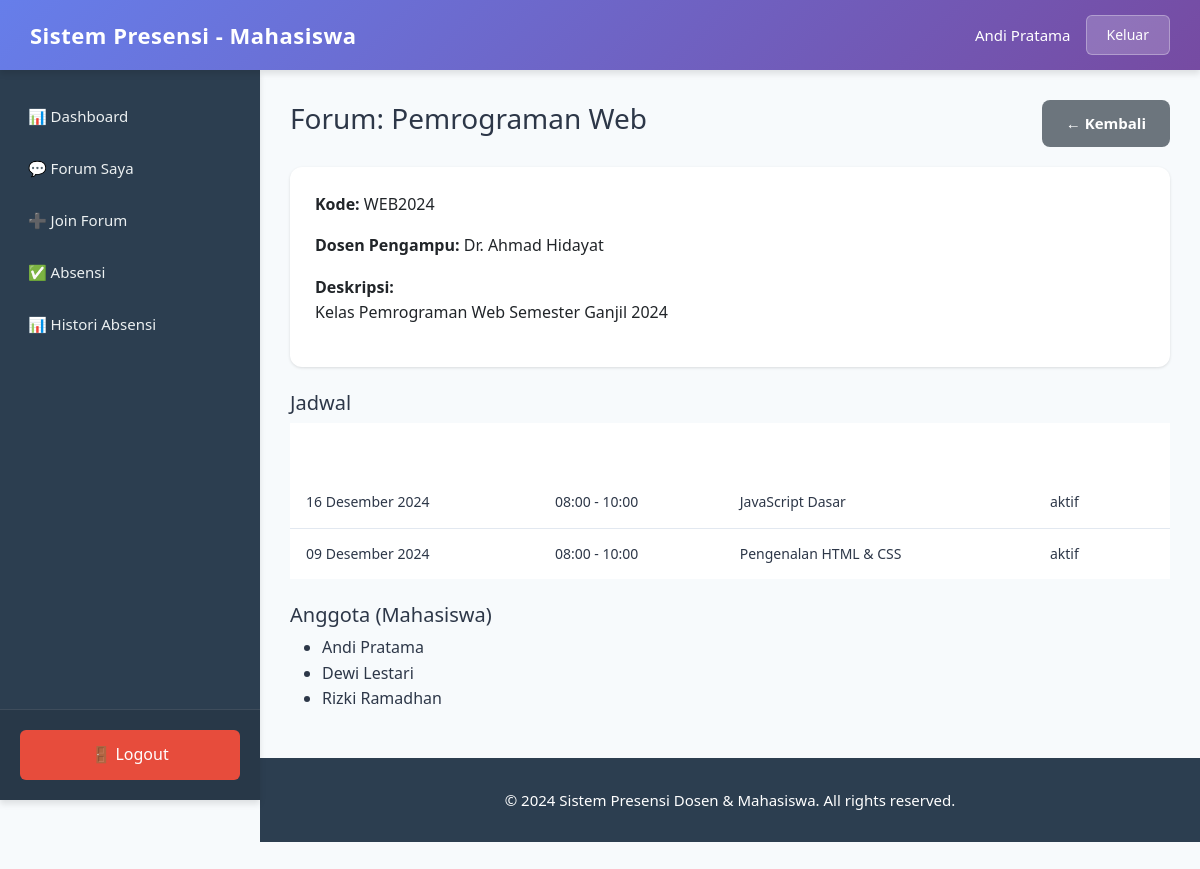
Page /mahasiswa/detail_forum.php?id=1 (signed in) on the committed database.
### tables this page shows
CREATE TABLE forums (
    id INT AUTO_INCREMENT PRIMARY KEY,
    kode_forum VARCHAR(20) NOT NULL UNIQUE,
    judul VARCHAR(100) NOT NULL,
    deskripsi TEXT,
    dosen_id INT,
    created_by INT,
    created_at TIMESTAMP DEFAULT CURRENT_TIMESTAMP,
    FOREIGN KEY (dosen_id) REFERENCES users(id) ON DELETE CASCADE,
    FOREIGN KEY (created_by) REFERENCES users(id) ON DELETE CASCADE
);

CREATE TABLE users (
    id INT AUTO_INCREMENT PRIMARY KEY,
    username VARCHAR(50) NOT NULL UNIQUE,
    password VARCHAR(255) NOT NULL,
    nama_lengkap VARCHAR(100) NOT NULL,
    email VARCHAR(100),
    nim_nip VARCHAR(20),
    role ENUM('admin', 'dosen', 'mahasiswa') NOT NULL,
    created_at TIMESTAMP DEFAULT CURRENT_TIMESTAMP
);

CREATE TABLE jadwal_absensi (
    id INT AUTO_INCREMENT PRIMARY KEY,
    forum_id INT NOT NULL,
    tanggal DATE NOT NULL,
    waktu_mulai TIME NOT NULL,
    waktu_selesai TIME NOT NULL,
    topik VARCHAR(200),
    status ENUM('aktif', 'selesai') DEFAULT 'aktif',
    created_by INT,
    created_at TIMESTAMP DEFAULT CURRENT_TIMESTAMP,
    FOREIGN KEY (forum_id) REFERENCES forums(id) ON DELETE CASCADE,
    FOREIGN KEY (created_by) REFERENCES users(id) ON DELETE CASCADE
);

### includes/functions.php (called while the page is built, shortened)
<?php
function formatTanggalIndo($date) {
    $bulan = array(
        1 => 'Januari', 'Februari', 'Maret', 'April', 'Mei', 'Juni',
        'Juli', 'Agustus', 'September', 'Oktober', 'November', 'Desember'
    );
    $split = explode('-', $date);
    return $split[2] . ' ' . $bulan[(int)$split[1]] . ' ' . $split[0];
}
function formatWaktu($time) {
    return date('H:i', strtotime($time));
}
?>

### mahasiswa/detail_forum.php (the view, shortened to what this page needs)
<?php
require_once __DIR__ . '/../config.php';
require_once __DIR__ . '/../includes/functions.php';
$mahasiswa_id = $_SESSION['user_id'];
$forum_id = intval($_GET['id'] ?? 0);
$stmt = $conn->prepare("SELECT f.*, u.nama_lengkap AS nama_dosen FROM forums f LEFT JOIN users u ON f.dosen_id = u.id WHERE f.id = ? LIMIT 1");
$stmt->bind_param('i', $forum_id);
$stmt->execute();
$forum = $stmt->get_result()->fetch_assoc();
$chk = $conn->prepare("SELECT id FROM forum_mahasiswa WHERE forum_id = ? AND mahasiswa_id = ? LIMIT 1");
$chk->bind_param('ii', $forum_id, $mahasiswa_id);
$chk->execute();
$joined = $chk->get_result()->num_rows > 0;
$stmt2 = $conn->prepare("SELECT * FROM jadwal_absensi WHERE forum_id = ? ORDER BY tanggal DESC, waktu_mulai DESC");
$stmt2->bind_param('i', $forum_id);
$stmt2->execute();
$jadwals = $stmt2->get_result();
$stmt3 = $conn->prepare("SELECT u.id, u.nama_lengkap FROM forum_mahasiswa fm JOIN users u ON fm.mahasiswa_id = u.id WHERE fm.forum_id = ? ORDER BY u.nama_lengkap");
$stmt3->bind_param('i', $forum_id);
$stmt3->execute();
$members = $stmt3->get_result();
include __DIR__ . '/../includes/header.php';
?>
<div class="page-wrapper">
  <div class="container">
    <div class="page-header">
      <h3>Forum: <?= htmlspecialchars($forum['judul']) ?></h3>
      <?php if (!$joined): ?>
        <form method="post" action="proses_join.php">
          <input type="hidden" name="forum_id" value="<?= $forum_id ?>">
          <button class="btn btn-primary">+ Join Forum</button>
        </form>
      <?php else: ?>
        <a href="../mahasiswa/forum.php" class="btn btn-secondary">← Kembali</a>
      <?php endif; ?>
    </div>
    <div class="card">
      <div class="card-body">
        <p><strong>Kode:</strong> <?= htmlspecialchars($forum['kode_forum']) ?></p>
        <p><strong>Dosen Pengampu:</strong> <?= htmlspecialchars($forum['nama_dosen']) ?></p>
        <p><strong>Deskripsi:</strong><br><?= nl2br(htmlspecialchars($forum['deskripsi'])) ?></p>
      </div>
    </div>
    <h5 class="mt-4">Jadwal</h5>
    <?php if ($jadwals->num_rows == 0): ?>
      <div class="alert alert-info">Belum ada jadwal untuk forum ini.</div>
    <?php else: ?>
      <table class="table">
        <thead>
          <tr><th>Tanggal</th><th>Waktu</th><th>Topik</th><th>Status</th></tr>
        </thead>
        <tbody>
        <?php while ($j = $jadwals->fetch_assoc()): ?>
          <tr>
            <td><?= formatTanggalIndo($j['tanggal']) ?></td>
            <td><?= formatWaktu($j['waktu_mulai']) ?> - <?= formatWaktu($j['waktu_selesai']) ?></td>
            <td><?= htmlspecialchars($j['topik']) ?></td>
            <td><?= htmlspecialchars($j['status']) ?></td>
          </tr>
        <?php endwhile; ?>
        </tbody>
      </table>
    <?php endif; ?>
    <h5 class="mt-4">Anggota (Mahasiswa)</h5>
    <?php if ($members->num_rows == 0): ?>
      <div class="alert alert-info">Belum ada anggota.</div>
    <?php else: ?>
      <ul>
        <?php while ($m = $members->fetch_assoc()): ?>
          <li><?= htmlspecialchars($m['nama_lengkap']) ?></li>
        <?php endwhile; ?>
      </ul>
    <?php endif; ?>
  </div>
</div>
<?php include __DIR__ . '/../includes/footer.php'; ?>

### includes/header.php (shortened to what this page needs)
<!DOCTYPE html>
<html lang="id">
<head>
	<link rel="stylesheet" href="/SistemPresensi/assets/vendor/bootstrap/css/bootstrap.min.css">
	<link rel="stylesheet" href="/SistemPresensi/assets/css/style.css">
</head>
<body>
	<header class="app-header">
		<div class="header-content">
			<div class="header-left">
				<h1 class="system-title">Sistem Presensi - <?= ucfirst($_SESSION['role'] ?? 'User') ?></h1>
			</div>
			<div class="header-right">
				<div class="profile-section">
					<span class="profile-name"><?= htmlspecialchars($_SESSION['nama'] ?? 'User') ?></span>
					<a href="/SistemPresensi/logout.php" class="logout-btn">Keluar</a>
				</div>
			</div>
		</div>
	</header>
	<aside class="app-sidebar">
		<nav class="sidebar-nav">
			<ul class="nav-menu">
				<li class="nav-item">
					<a href="dashboard.php" class="nav-link <?= (basename($_SERVER['PHP_SELF']) == 'dashboard.php') ? 'active' : '' ?>">
						📊 Dashboard
					</a>
				</li>
				<?php if (isset($_SESSION['role']) && $_SESSION['role'] == 'mahasiswa'): ?>
				<li class="nav-item">
					<a href="forum.php" class="nav-link <?= (basename($_SERVER['PHP_SELF']) == 'forum.php') ? 'active' : '' ?>">
						💬 Forum Saya
					</a>
				</li>
				<li class="nav-item">
					<a href="join_forum.php" class="nav-link <?= (basename($_SERVER['PHP_SELF']) == 'join_forum.php') ? 'active' : '' ?>">
						➕ Join Forum
					</a>
				</li>
				<li class="nav-item">
					<a href="absensi.php" class="nav-link <?= (basename($_SERVER['PHP_SELF']) == 'absensi.php') ? 'active' : '' ?>">
						✅ Absensi
					</a>
				</li>
				<li class="nav-item">
					<a href="histori_absensi.php" class="nav-link <?= (basename($_SERVER['PHP_SELF']) == 'histori_absensi.php') ? 'active' : '' ?>">
						📊 Histori Absensi
					</a>
				</li>
				<?php endif; ?>
			</ul>
		</nav>
		<div class="sidebar-footer">
			<a href="/SistemPresensi/logout.php" class="sidebar-logout">🚪 Logout</a>
		</div>
	</aside>
	<main class="app-main">

### includes/footer.php (shortened to what this page needs)
	</main>
	<footer class="app-footer">
		<div class="container">
			<p>&copy; 2024 Sistem Presensi Dosen & Mahasiswa. All rights reserved.</p>
		</div>
	</footer>
</body>
</html>

### assets/css/style.css (style rules this page uses)
:root { --primary-gradient-start: #667eea; --primary-gradient-end: #764ba2; --sidebar-bg: #2c3e50; --sidebar-active: #34495e; --text-dark: #2d3748; --text-light: #718096; --border-color: #e2e8f0; --shadow-sm: 0 1px 3px rgba(0, 0, 0, 0.12); --shadow-md: 0 4px 6px rgba(0, 0, 0, 0.1); --shadow-lg: 0 10px 15px rgba(0, 0, 0, 0.1); --transition: all 0.3s ease; }
* { margin: 0; padding: 0; box-sizing: border-box; }
body { font-family: 'Segoe UI', Tahoma, Geneva, Verdana, sans-serif; background: #f7fafc; color: var(--text-dark); line-height: 1.6; min-height: 100vh; }
.app-header { position: fixed; top: 0; left: 0; right: 0; height: 70px; background: linear-gradient(135deg, var(--primary-gradient-start), var(--primary-gradient-end)); box-shadow: var(--shadow-md); z-index: 1000; display: flex; align-items: center; padding: 0 30px; }
.header-content { display: flex; justify-content: space-between; align-items: center; width: 100%; max-width: 100%; }
.system-title { font-size: 22px; font-weight: 600; color: white; margin: 0; letter-spacing: 0.5px; }
.header-right { display: flex; align-items: center; gap: 20px; }
.profile-section { display: flex; align-items: center; gap: 15px; }
.profile-name { color: white; font-weight: 500; font-size: 15px; }
.logout-btn { background: rgba(255, 255, 255, 0.2); color: white; padding: 8px 20px; border-radius: 6px; text-decoration: none; font-size: 14px; font-weight: 500; transition: var(--transition); border: 1px solid rgba(255, 255, 255, 0.3); }
.app-sidebar { position: fixed; top: 70px; left: 0; width: 260px; height: calc(100vh - 70px); background: var(--sidebar-bg); box-shadow: var(--shadow-md); overflow-y: auto; z-index: 999; display: flex; flex-direction: column; }
.sidebar-nav { flex: 1; padding: 20px 0; }
.nav-menu { list-style: none; padding: 0; margin: 0; }
.nav-item { margin: 0; }
.nav-link { display: block; padding: 14px 25px; color: #ecf0f1; text-decoration: none; font-size: 15px; font-weight: 500; transition: var(--transition); border-left: 3px solid transparent; }
.sidebar-footer { padding: 20px; background: rgba(0, 0, 0, 0.1); border-top: 1px solid rgba(255, 255, 255, 0.1); }
.sidebar-logout { display: block; width: 100%; padding: 12px; background: #e74c3c; color: white; text-align: center; text-decoration: none; border-radius: 6px; font-weight: 500; transition: var(--transition); }
.app-main { margin-left: 260px; margin-top: 70px; padding: 30px; min-height: calc(100vh - 70px - 70px); background: #f7fafc; padding-bottom: 30px; }
.page-wrapper { width: 100%; }
.page-wrapper .container { max-width: 100%; padding: 0; }
.page-header { display: flex; justify-content: space-between; align-items: center; margin-bottom: 20px; }
.btn { padding: 12px 24px; font-size: 15px; font-weight: 600; border-radius: 8px; border: none; cursor: pointer; transition: var(--transition); text-decoration: none; display: inline-block; text-align: center; }
.table { width: 100%; margin: 0; }
.table thead { background: linear-gradient(135deg, var(--primary-gradient-start), var(--primary-gradient-end)); }
.table thead th { color: white; font-weight: 600; padding: 16px; font-size: 14px; text-transform: uppercase; letter-spacing: 0.5px; border: none; }
.table tbody td { padding: 14px 16px; font-size: 14px; color: var(--text-dark); border-bottom: 1px solid var(--border-color); }
.table tbody tr:last-child td { border-bottom: none; }
.card { background: white; border-radius: 12px; box-shadow: var(--shadow-sm); margin-bottom: 24px; border: none; overflow: hidden; }
.card-body { padding: 25px; }
.mt-4 { margin-top: 1.5rem !important; }
.btn-secondary { background: #6c757d; color: white; }
.mt-4 { margin-top: 1.5rem; }
.app-footer { margin-left: 260px; background: #2c3e50; color: white; padding: 30px 0; text-align: center; clear: both; display: block; }
.app-footer .container { max-width: 100%; padding: 0 30px; display: flex; justify-content: center; }
.app-footer p { margin: 0; font-size: 15px; }

### rows in the picture
forums: judul "Pemrograman Web", kode_forum "WEB2024", dosen.nama_lengkap "Dr. Ahmad Hidayat", deskripsi "Kelas Pemrograman Web Semester Ganjil 2024"
jadwal_absensi: tanggal "16 Desember 2024", waktu_mulai "08:00", waktu_selesai "10:00", topik "JavaScript Dasar", status "aktif"
jadwal_absensi: tanggal "09 Desember 2024", waktu_mulai "08:00", waktu_selesai "10:00", topik "Pengenalan HTML & CSS", status "aktif"
users: nama_lengkap "Andi Pratama"
users: nama_lengkap "Dewi Lestari"
users: nama_lengkap "Rizki Ramadhan"

### other values in the picture
$_SESSION['role'] "Mahasiswa"
$_SESSION['nama'] "Andi Pratama"
